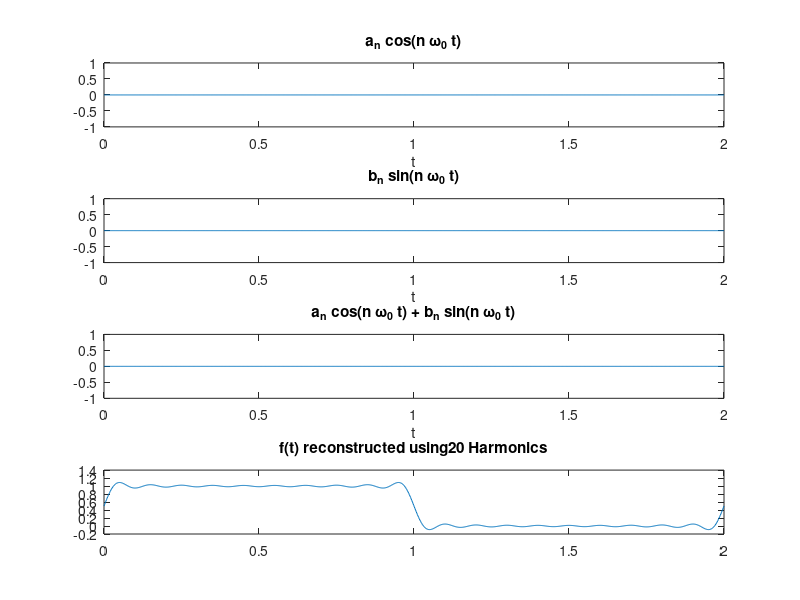
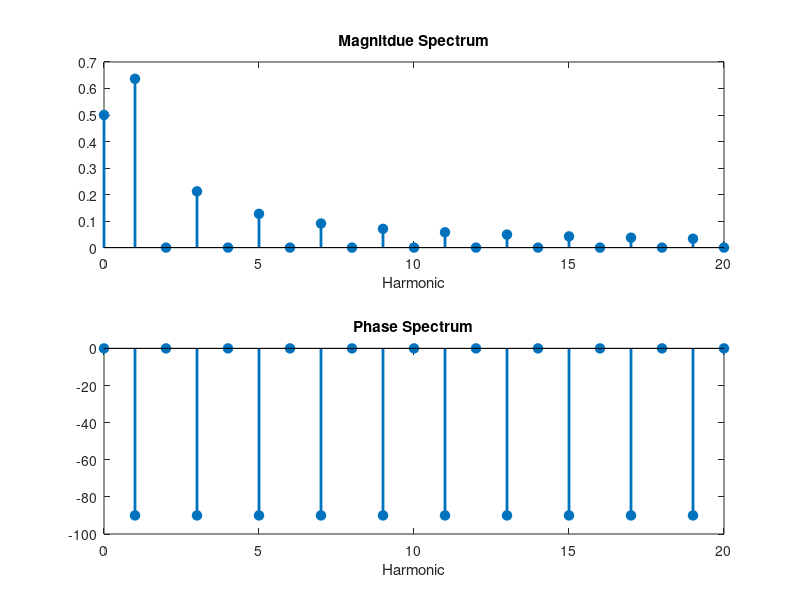

Here is the MATLAB script that generated these plots, in order:
close all;

%% Fourier Series Coefficients [CHANGE ACCORDING TO YOUR f(t)]

% Fundamental angular frequency [rad/s]
w0 = pi; 

% Coefficients as a matrix
a0 = 0.5;
an = [0     0     0     0     0     0     0     0     0     0     0     0     0     0     0     0     0     0     0     0];
bn =[0.6366         0    0.2122         0    0.1273         0    0.0909         0    0.0707         0    0.0579         0    0.0490         0    0.0424         0    0.0374         0    0.0335         0];


%% Generate and plot f(t) [NO CHANGE NECESSRY]

% Generate enough time points for a single period
t = linspace(0, 2*pi/w0, 1000);

figure;
% plot DC component only
f = ones(size(t)) * a0;
subplot(4, 1, 1);
plot(t, f);
xlabel('t');
title('a_0 or DC');

subplot(4, 1, 4);
plot(t, f);
xlabel('t');
title('f(t)');

pause;

% plot f(t) using n Harmonics
for n = 1:length(an)
    
    s1 = an(n) * cos(n * w0 * t);
    s2 = bn(n) * sin(n * w0 * t);
    f = f + s1 + s2; 
    
    % nth harmonic cos
    subplot(4, 1, 1);
    plot(t, s1);
    title('a_n cos(n \omega_0 t)');
    xlabel('t');
    
    % nth harmonic sin
    subplot(4, 1, 2);
    plot(t, s2); 
    title('b_n sin(n \omega_0 t)');
    xlabel('t');
    
    %nth harmonic
    subplot(4, 1, 3);
    plot(t, s1 + s2); 
    title('a_n cos(n \omega_0 t) + b_n sin(n \omega_0 t)');
    xlabel('t');
    
    % f reconstructed with n harmonics
    subplot(4, 1, 4);
    plot(t, f); 
    title(['f(t) reconstructed using', int2str(n), ' Harmonics']);
    
    pause;
    
end

%% Frequency Spectrum plots [NO CHANGE NECESSRY]

spectrum = [a0, an- bn*1j];
harmonic = 0:length(spectrum) - 1;
figure;

% Magnitude Spectrum
subplot(2, 1, 1);
stem(harmonic, abs(spectrum), 'fill', 'MarkerSize', 7, 'LineWidth', 2);
title('Magnitdue Spectrum');
xlabel('Harmonic');

% Phase Spectrum
subplot(2, 1, 2);
stem(harmonic, rad2deg(angle(spectrum)), 'fill', 'MarkerSize', 7, 'LineWidth', 2);
title('Phase Spectrum');
xlabel('Harmonic');
